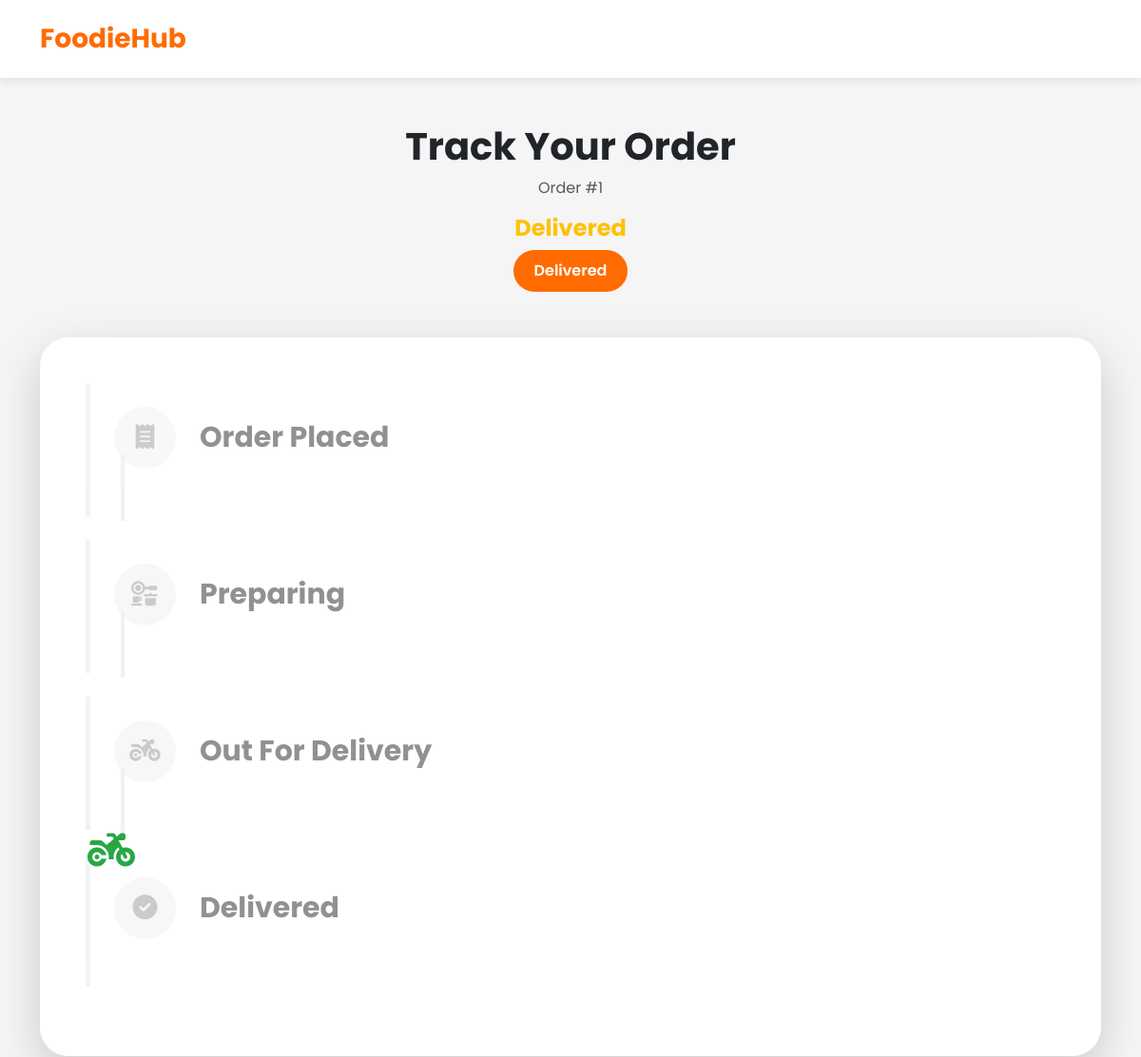
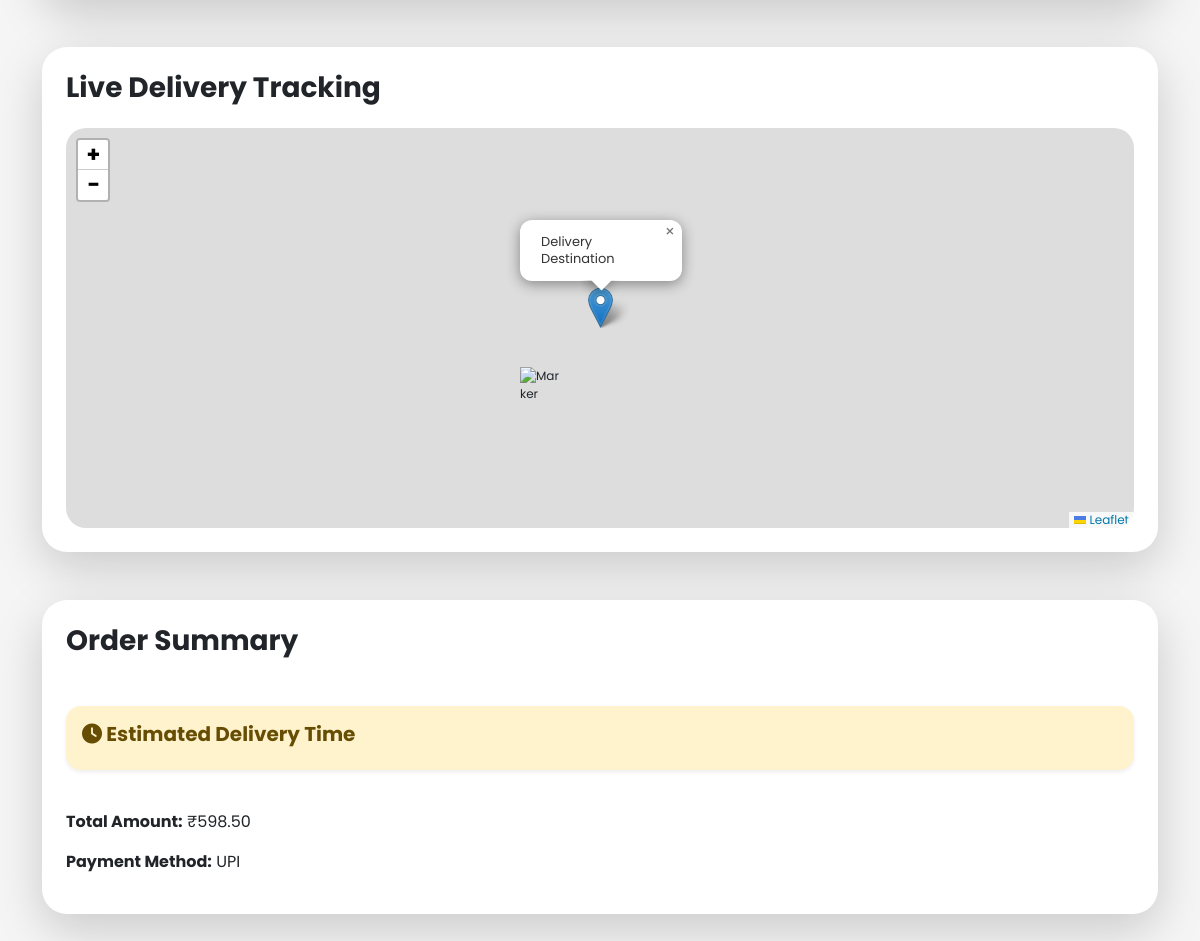
Page /user/track-order.php?id=1 on the committed database (2 pictures, top to bottom).
### tables this page shows
CREATE TABLE `orders` (
  `id` int(11) NOT NULL,
  `user_id` int(11) DEFAULT NULL,
  `total_amount` decimal(10,2) DEFAULT NULL,
  `payment_method` varchar(50) DEFAULT NULL,
  `payment_status` varchar(50) DEFAULT NULL,
  `order_status` varchar(50) DEFAULT NULL,
  `delivery_agent_id` int(11) DEFAULT NULL,
  `created_at` timestamp NOT NULL DEFAULT current_timestamp(),
  `tracking_status` varchar(100) DEFAULT 'Order Placed',
  `cutlery_persons` int(11) NOT NULL,
  `sauce_type` varchar(255) NOT NULL,
  `sauce_quantity` int(11) NOT NULL,
  `beverage_type` varchar(255) NOT NULL,
  `beverage_quantity` int(11) NOT NULL,
  `addon_charges` int(11) NOT NULL,
  `estimated_delivery` varchar(50) DEFAULT NULL,
  `address` varchar(255) DEFAULT NULL,
  `phone` varchar(20) DEFAULT NULL,
  `latitude` varchar(50) DEFAULT NULL,
  `longitude` varchar(50) DEFAULT NULL,
  `side_type` varchar(255) DEFAULT NULL
);

### user/track-order.php (the view, shortened to what this page needs)
<?php
include '../includes/db.php';
$id = $_GET['id'];
$order = $conn->query(
    "SELECT *
     FROM orders
     WHERE id = $id"
);
$row = $order->fetch_assoc();
$status = $row['tracking_status'];
?>
<!DOCTYPE html>
<html>
<head>
<link href="https://cdn.jsdelivr.net/npm/bootstrap@5.3.3/dist/css/bootstrap.min.css"
rel="stylesheet">
<link rel="stylesheet"
href="https://unpkg.com/leaflet/dist/leaflet.css"/>
<link rel="stylesheet"
href="https://unpkg.com/leaflet-routing-machine@latest/dist/leaflet-routing-machine.css"/>
<link rel="stylesheet"
href="https://cdnjs.cloudflare.com/ajax/libs/font-awesome/6.6.0/css/all.min.css">
<link rel="stylesheet"
href="../assets/css/style.css">
</head>
<body>
<nav class="navbar navbar-expand-lg sticky-top">
<div class="container">
<a class="navbar-brand"
href="home.php">
FoodieHub
</a>
</div>
</nav>
<div class="container py-5">
<div class="text-center mb-5">
<h1 class="fw-bold">
Track Your Order
</h1>
<p class="text-muted mb-3">
Order #<?php echo $row['id']; ?>
</p>
<h4 class="fw-bold text-warning"
id="liveStatus">
<?php echo $status; ?>
</h4>
<div class="live-status-badge">
<?php echo $status; ?>
</div>
</div>
<div class="card border-0 shadow-lg p-5 tracking-container"
style="border-radius:30px;"
id="trackingContainer">
<div id="deliveryBike"
class="delivery-bike
<?php
if($status == 'Order Placed'){
echo 'bike-placed';
}
elseif($status == 'Preparing'){
echo 'bike-preparing';
}
elseif($status == 'Out For Delivery'){
echo 'bike-out';
}
elseif($status == 'Delivered'){
echo 'bike-delivered';
}
?>
">
<i class="fa-solid fa-motorcycle"></i>
</div>
<div id="stepPlaced"
class="tracking-step">
<div class="tracking-icon">
<i class="fa-solid fa-receipt"></i>
</div>
<h5>
Order Placed
</h5>
</div>
<div id="stepPreparing"
class="tracking-step">
<div class="tracking-icon">
<i class="fa-solid fa-kitchen-set"></i>
</div>
<h5>
Preparing
</h5>
</div>
<div id="stepOut"
class="tracking-step">
<div class="tracking-icon">
<i class="fa-solid fa-motorcycle"></i>
</div>
<h5>
Out For Delivery
</h5>
</div>
<div id="stepDelivered"
class="tracking-step">
<div class="tracking-icon">
<i class="fa-solid fa-circle-check"></i>
</div>
<h5>
Delivered
</h5>
</div>
</div>
<div class="card border-0 shadow-lg p-4 mt-5"
style="border-radius:25px;">
<h3 class="fw-bold mb-4">
Live Delivery Tracking
</h3>
<div id="deliveryMap"
style="height:400px;
border-radius:20px;">
</div>
</div>
<div class="card border-0 shadow-lg p-4 mt-5"
style="border-radius:25px;">
<h3 class="fw-bold mb-4">
Order Summary
</h3>
<p class="mb-4">
<div class="alert alert-warning border-0 shadow-sm mb-4"
style="border-radius:15px;">
<h5 class="fw-bold mb-2">
<i class="fa-solid fa-clock"></i>
Estimated Delivery Time
</h5>
</div>
</p>
<p>
<b>Total Amount:</b>
₹<?php echo $row['total_amount']; ?>
</p>
<p>
<b>Payment Method:</b>
<?php echo $row['payment_method']; ?>
</p>
</div>
</div>
</body>
</html>

### assets/css/style.css (style rules this page uses)
:root { --primary:#ff6b00; --secondary:#ffb700; --dark:#121212; --light:#f8f9fa; --white:#ffffff; --gray:#6c757d; --success:#28a745; --danger:#dc3545; }
* { margin:0; padding:0; box-sizing:border-box; font-family:'Poppins',sans-serif; }
body { background:#f5f5f5; overflow-x:hidden; }
.navbar { background:var(--white); box-shadow:0 2px 10px rgba(0,0,0,0.1); padding:15px 30px; }
.navbar-brand { font-size:28px; font-weight:700; color:var(--primary)!important; }
.tracking-step { display:flex; align-items:center; gap:20px; padding:25px; border-left:5px solid #e5e7eb; margin-bottom:25px; opacity:0.5; }
.tracking-icon { width:70px; height:70px; border-radius:50%; background:var(--primary); color:white; display:flex; align-items:center; justify-content:center; font-size:28px; }
.tracking-step { display:flex; align-items:center; gap:25px; position:relative; padding-bottom:50px; opacity:0.5; transition:0.4s; }
.tracking-step::before { content:''; position:absolute; left:32px; top:75px; width:4px; height:70px; background:#e5e5e5; }
.tracking-step:last-child::before { display:none; }
.tracking-icon { width:65px; height:65px; border-radius:50%; background:#f1f1f1; display:flex; align-items:center; justify-content:center; font-size:26px; color:#999; transition:0.4s; }
.tracking-step h5 { font-size:30px; font-weight:700; margin:0; }
.live-status-badge { background:#ff6b00; color:white; padding:10px 22px; border-radius:50px; font-weight:600; display:inline-block; animation:blink 1.5s infinite; }
.tracking-container { position:relative; }
.tracking-container { position:relative; overflow:hidden; }
.delivery-bike { position:absolute; left:50px; font-size:40px; color:#ff6b00; z-index:100; transition:1s ease; }
.bike-delivered { top:510px; color:#28a745; }

### rows in the picture
orders: id "1", tracking_status "Delivered", total_amount "598.50", payment_method "UPI"
